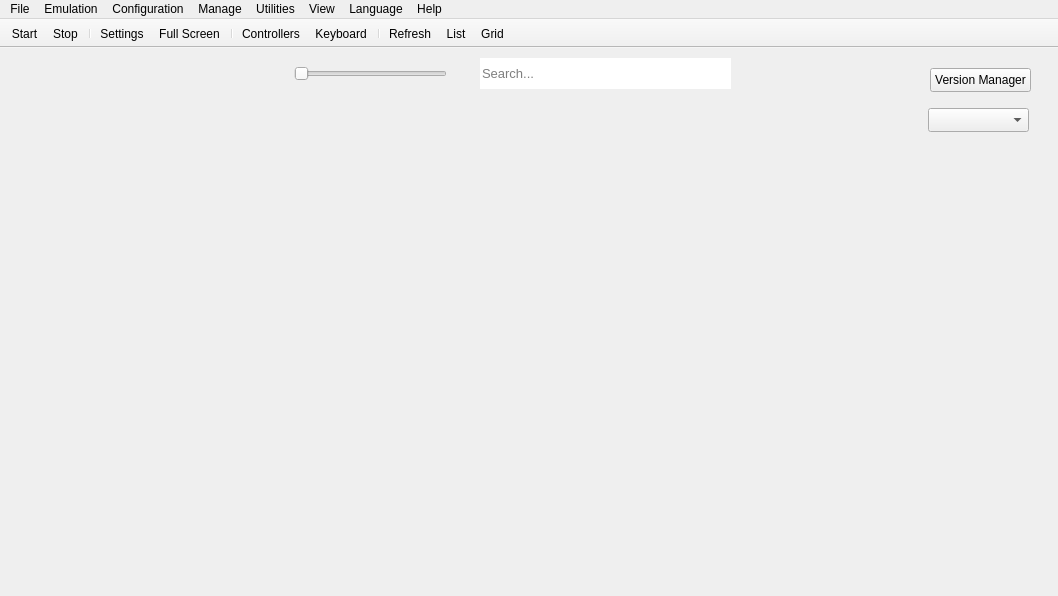
<?xml version="1.0" encoding="UTF-8"?>
<ui version="4.0">
 <class>MainWindow</class>
 <widget class="QMainWindow" name="MainWindow">
  <property name="geometry">
   <rect>
    <x>0</x>
    <y>0</y>
    <width>1058</width>
    <height>596</height>
   </rect>
  </property>
  <property name="sizePolicy">
   <sizepolicy hsizetype="Expanding" vsizetype="Expanding">
    <horstretch>0</horstretch>
    <verstretch>0</verstretch>
   </sizepolicy>
  </property>
  <property name="minimumSize">
   <size>
    <width>4</width>
    <height>0</height>
   </size>
  </property>
  <property name="windowTitle">
   <string>shadLauncher4</string>
  </property>
  <property name="autoFillBackground">
   <bool>false</bool>
  </property>
  <property name="animated">
   <bool>true</bool>
  </property>
  <property name="dockNestingEnabled">
   <bool>true</bool>
  </property>
  <property name="dockOptions">
   <set>QMainWindow::DockOption::AllowNestedDocks|QMainWindow::DockOption::AllowTabbedDocks|QMainWindow::DockOption::AnimatedDocks|QMainWindow::DockOption::GroupedDragging</set>
  </property>
  <widget class="QWidget" name="centralWidget">
   <property name="sizePolicy">
    <sizepolicy hsizetype="Expanding" vsizetype="Expanding">
     <horstretch>0</horstretch>
     <verstretch>0</verstretch>
    </sizepolicy>
   </property>
   <widget class="QLineEdit" name="mw_searchbar">
    <property name="geometry">
     <rect>
      <x>480</x>
      <y>10</y>
      <width>251</width>
      <height>31</height>
     </rect>
    </property>
    <property name="sizePolicy">
     <sizepolicy hsizetype="Expanding" vsizetype="Expanding">
      <horstretch>0</horstretch>
      <verstretch>0</verstretch>
     </sizepolicy>
    </property>
    <property name="font">
     <font>
      <pointsize>10</pointsize>
      <bold>false</bold>
     </font>
    </property>
    <property name="focusPolicy">
     <enum>Qt::FocusPolicy::ClickFocus</enum>
    </property>
    <property name="frame">
     <bool>false</bool>
    </property>
    <property name="placeholderText">
     <string>Search...</string>
    </property>
    <property name="clearButtonEnabled">
     <bool>false</bool>
    </property>
   </widget>
   <widget class="QWidget" name="sizeSliderContainer" native="true">
    <property name="geometry">
     <rect>
      <x>280</x>
      <y>10</y>
      <width>181</width>
      <height>31</height>
     </rect>
    </property>
    <property name="sizePolicy">
     <sizepolicy hsizetype="Fixed" vsizetype="Expanding">
      <horstretch>0</horstretch>
      <verstretch>0</verstretch>
     </sizepolicy>
    </property>
    <layout class="QHBoxLayout" name="sizeSliderContainer_layout">
     <property name="spacing">
      <number>0</number>
     </property>
     <property name="leftMargin">
      <number>14</number>
     </property>
     <property name="topMargin">
      <number>0</number>
     </property>
     <property name="rightMargin">
      <number>14</number>
     </property>
     <property name="bottomMargin">
      <number>0</number>
     </property>
     <item>
      <widget class="QSlider" name="sizeSlider">
       <property name="sizePolicy">
        <sizepolicy hsizetype="Expanding" vsizetype="Preferred">
         <horstretch>0</horstretch>
         <verstretch>0</verstretch>
        </sizepolicy>
       </property>
       <property name="focusPolicy">
        <enum>Qt::FocusPolicy::ClickFocus</enum>
       </property>
       <property name="autoFillBackground">
        <bool>false</bool>
       </property>
       <property name="orientation">
        <enum>Qt::Orientation::Horizontal</enum>
       </property>
       <property name="tickPosition">
        <enum>QSlider::TickPosition::NoTicks</enum>
       </property>
      </widget>
     </item>
    </layout>
   </widget>
   <widget class="QComboBox" name="versionComboBox">
    <property name="geometry">
     <rect>
      <x>928</x>
      <y>60</y>
      <width>101</width>
      <height>24</height>
     </rect>
    </property>
   </widget>
   <widget class="QPushButton" name="versionManagerButton">
    <property name="geometry">
     <rect>
      <x>930</x>
      <y>20</y>
      <width>101</width>
      <height>24</height>
     </rect>
    </property>
    <property name="text">
     <string>Version Manager</string>
    </property>
   </widget>
  </widget>
  <widget class="QMenuBar" name="menuBar">
   <property name="geometry">
    <rect>
     <x>0</x>
     <y>0</y>
     <width>1058</width>
     <height>22</height>
    </rect>
   </property>
   <property name="contextMenuPolicy">
    <enum>Qt::ContextMenuPolicy::PreventContextMenu</enum>
   </property>
   <widget class="QMenu" name="menuFile">
    <property name="title">
     <string>File</string>
    </property>
    <addaction name="install_pkg_act"/>
    <addaction name="separator"/>
    <addaction name="exitAct"/>
   </widget>
   <widget class="QMenu" name="menuEmulation">
    <property name="title">
     <string>Emulation</string>
    </property>
    <addaction name="bootGameAct"/>
    <addaction name="sysPauseAct"/>
    <addaction name="sysStopAct"/>
    <addaction name="sysRebootAct"/>
   </widget>
   <widget class="QMenu" name="menuConfiguration">
    <property name="title">
     <string>Configuration</string>
    </property>
    <addaction name="actionConfigGeneral"/>
    <addaction name="actionConfigGUI"/>
    <addaction name="actionConfigGraphics"/>
    <addaction name="actionConfigInput"/>
    <addaction name="actionConfigPaths"/>
    <addaction name="actionConfigLog"/>
    <addaction name="actionConfigDebug"/>
    <addaction name="actionConfigExperimental"/>
   </widget>
   <widget class="QMenu" name="menuManage">
    <property name="title">
     <string>Manage</string>
    </property>
    <addaction name="actionManage_Users"/>
   </widget>
   <widget class="QMenu" name="menuUtilities">
    <property name="title">
     <string>Utilities</string>
    </property>
    <addaction name="actionExport_GameList"/>
    <addaction name="actionCrypto_Key_Manager"/>
    <addaction name="actionConfigure_Hotkeys"/>
   </widget>
   <widget class="QMenu" name="menuView">
    <property name="title">
     <string>View</string>
    </property>
    <widget class="QMenu" name="menuGame_List_Icons">
     <property name="title">
      <string>Game List Icons</string>
     </property>
     <addaction name="setIconSizeTinyAct"/>
     <addaction name="setIconSizeSmallAct"/>
     <addaction name="setIconSizeMediumAct"/>
     <addaction name="setIconSizeLargeAct"/>
    </widget>
    <widget class="QMenu" name="menuGame_List_Mode">
     <property name="title">
      <string>Game List Mode</string>
     </property>
     <addaction name="setlistModeListAct"/>
     <addaction name="setlistModeGridAct"/>
    </widget>
    <addaction name="showTitleBarsAct"/>
    <addaction name="showToolBarAct"/>
    <addaction name="separator"/>
    <addaction name="showGameListAct"/>
    <addaction name="separator"/>
    <addaction name="showHiddenEntriesAct"/>
    <addaction name="separator"/>
    <addaction name="showCompatibilityInGridAct"/>
    <addaction name="separator"/>
    <addaction name="refreshGameListAct"/>
    <addaction name="menuGame_List_Mode"/>
    <addaction name="menuGame_List_Icons"/>
    <addaction name="separator"/>
    <addaction name="showLogAct"/>
   </widget>
   <widget class="QMenu" name="menuHelp">
    <property name="title">
     <string>Help</string>
    </property>
    <addaction name="separator"/>
    <addaction name="separator"/>
    <addaction name="updaterAct"/>
    <addaction name="aboutAct"/>
   </widget>
   <widget class="QMenu" name="languageMenu">
    <property name="title">
     <string>Language</string>
    </property>
    <addaction name="languageAct0"/>
   </widget>
   <addaction name="menuFile"/>
   <addaction name="menuEmulation"/>
   <addaction name="menuConfiguration"/>
   <addaction name="menuManage"/>
   <addaction name="menuUtilities"/>
   <addaction name="menuView"/>
   <addaction name="languageMenu"/>
   <addaction name="menuHelp"/>
  </widget>
  <widget class="QToolBar" name="toolBar">
   <property name="sizePolicy">
    <sizepolicy hsizetype="Preferred" vsizetype="Preferred">
     <horstretch>0</horstretch>
     <verstretch>0</verstretch>
    </sizepolicy>
   </property>
   <property name="contextMenuPolicy">
    <enum>Qt::ContextMenuPolicy::PreventContextMenu</enum>
   </property>
   <property name="windowTitle">
    <string>Show tool bar</string>
   </property>
   <property name="movable">
    <bool>false</bool>
   </property>
   <property name="allowedAreas">
    <set>Qt::ToolBarArea::TopToolBarArea</set>
   </property>
   <property name="iconSize">
    <size>
     <width>30</width>
     <height>30</height>
    </size>
   </property>
   <property name="toolButtonStyle">
    <enum>Qt::ToolButtonStyle::ToolButtonTextUnderIcon</enum>
   </property>
   <property name="floatable">
    <bool>false</bool>
   </property>
   <attribute name="toolBarArea">
    <enum>TopToolBarArea</enum>
   </attribute>
   <attribute name="toolBarBreak">
    <bool>false</bool>
   </attribute>
   <addaction name="toolbar_start"/>
   <addaction name="toolbar_stop"/>
   <addaction name="separator"/>
   <addaction name="toolbar_config"/>
   <addaction name="toolbar_fullscreen"/>
   <addaction name="separator"/>
   <addaction name="toolbar_controls"/>
   <addaction name="toolbar_keyboard"/>
   <addaction name="separator"/>
   <addaction name="toolbar_refresh"/>
   <addaction name="toolbar_list"/>
   <addaction name="toolbar_grid"/>
  </widget>
  <action name="bootGameAct">
   <property name="icon">
    <iconset resource="../shadLauncher4.qrc">
     <normaloff>:/images/play.png</normaloff>:/images/play.png</iconset>
   </property>
   <property name="text">
    <string>Run Game</string>
   </property>
   <property name="toolTip">
    <string>Start emulation</string>
   </property>
  </action>
  <action name="sysPauseAct">
   <property name="enabled">
    <bool>true</bool>
   </property>
   <property name="icon">
    <iconset resource="../shadLauncher4.qrc">
     <normaloff>:/images/pause.png</normaloff>:/images/pause.png</iconset>
   </property>
   <property name="text">
    <string>Pause</string>
   </property>
   <property name="toolTip">
    <string>Pause emulation</string>
   </property>
  </action>
  <action name="sysStopAct">
   <property name="enabled">
    <bool>true</bool>
   </property>
   <property name="icon">
    <iconset resource="../shadLauncher4.qrc">
     <normaloff>:/images/stop.png</normaloff>:/images/stop.png</iconset>
   </property>
   <property name="text">
    <string>Stop</string>
   </property>
   <property name="toolTip">
    <string>Stop emulation</string>
   </property>
  </action>
  <action name="actionConfigGUI">
   <property name="text">
    <string>GUI</string>
   </property>
   <property name="toolTip">
    <string>Configure GUI settings</string>
   </property>
  </action>
  <action name="exitAct">
   <property name="text">
    <string>Exit</string>
   </property>
   <property name="toolTip">
    <string>Exit shadLauncher4</string>
   </property>
   <property name="statusTip">
    <string>Exit the application.</string>
   </property>
  </action>
  <action name="actionManage_Users">
   <property name="text">
    <string>User Accounts</string>
   </property>
   <property name="toolTip">
    <string>Manage user accounts</string>
   </property>
  </action>
  <action name="aboutAct">
   <property name="icon">
    <iconset theme="QIcon::ThemeIcon::HelpAbout"/>
   </property>
   <property name="text">
    <string>About shadLauncher4</string>
   </property>
  </action>
  <action name="showGameListAct">
   <property name="checkable">
    <bool>true</bool>
   </property>
   <property name="text">
    <string>Show Game List</string>
   </property>
  </action>
  <action name="showToolBarAct">
   <property name="checkable">
    <bool>true</bool>
   </property>
   <property name="text">
    <string>Show Tool Bar</string>
   </property>
  </action>
  <action name="showCompatibilityInGridAct">
   <property name="checkable">
    <bool>true</bool>
   </property>
   <property name="text">
    <string>Show Game Compatibility in Grid Mode</string>
   </property>
  </action>
  <action name="refreshGameListAct">
   <property name="text">
    <string>Game List Refresh</string>
   </property>
  </action>
  <action name="setIconSizeTinyAct">
   <property name="checkable">
    <bool>true</bool>
   </property>
   <property name="text">
    <string>Tiny</string>
   </property>
  </action>
  <action name="setIconSizeSmallAct">
   <property name="checkable">
    <bool>true</bool>
   </property>
   <property name="checked">
    <bool>true</bool>
   </property>
   <property name="text">
    <string>Small</string>
   </property>
  </action>
  <action name="setIconSizeMediumAct">
   <property name="checkable">
    <bool>true</bool>
   </property>
   <property name="text">
    <string>Medium</string>
   </property>
  </action>
  <action name="setIconSizeLargeAct">
   <property name="checkable">
    <bool>true</bool>
   </property>
   <property name="text">
    <string>Large</string>
   </property>
  </action>
  <action name="setlistModeListAct">
   <property name="checkable">
    <bool>true</bool>
   </property>
   <property name="checked">
    <bool>true</bool>
   </property>
   <property name="text">
    <string>List View</string>
   </property>
  </action>
  <action name="setlistModeGridAct">
   <property name="checkable">
    <bool>true</bool>
   </property>
   <property name="text">
    <string>Grid View</string>
   </property>
  </action>
  <action name="sysRebootAct">
   <property name="enabled">
    <bool>true</bool>
   </property>
   <property name="icon">
    <iconset resource="../shadLauncher4.qrc">
     <normaloff>:/images/restart.png</normaloff>:/images/restart.png</iconset>
   </property>
   <property name="text">
    <string>Restart</string>
   </property>
  </action>
  <action name="toolbar_start">
   <property name="icon">
    <iconset resource="../shadLauncher4.qrc">
     <normaloff>:/images/play.png</normaloff>:/images/play.png</iconset>
   </property>
   <property name="text">
    <string>Start</string>
   </property>
   <property name="toolTip">
    <string>Start emulation</string>
   </property>
  </action>
  <action name="toolbar_stop">
   <property name="icon">
    <iconset resource="../shadLauncher4.qrc">
     <normaloff>:/images/stop.png</normaloff>:/images/stop.png</iconset>
   </property>
   <property name="text">
    <string>Stop</string>
   </property>
   <property name="toolTip">
    <string>Stop emulation</string>
   </property>
  </action>
  <action name="toolbar_config">
   <property name="icon">
    <iconset resource="../shadLauncher4.qrc">
     <normaloff>:/images/settings.png</normaloff>:/images/settings.png</iconset>
   </property>
   <property name="text">
    <string>Settings</string>
   </property>
   <property name="toolTip">
    <string>Configure the emulator</string>
   </property>
  </action>
  <action name="toolbar_controls">
   <property name="icon">
    <iconset resource="../shadLauncher4.qrc">
     <normaloff>:/images/controllers.png</normaloff>:/images/controllers.png</iconset>
   </property>
   <property name="text">
    <string>Controllers</string>
   </property>
   <property name="toolTip">
    <string>Configure controls</string>
   </property>
  </action>
  <action name="toolbar_fullscreen">
   <property name="icon">
    <iconset resource="../shadLauncher4.qrc">
     <normaloff>:/images/fullscreen.png</normaloff>:/images/fullscreen.png</iconset>
   </property>
   <property name="text">
    <string>Full Screen</string>
   </property>
   <property name="toolTip">
    <string>Toggle fullscreen</string>
   </property>
  </action>
  <action name="toolbar_list">
   <property name="icon">
    <iconset resource="../shadLauncher4.qrc">
     <normaloff>:/images/list.png</normaloff>:/images/list.png</iconset>
   </property>
   <property name="text">
    <string>List</string>
   </property>
   <property name="toolTip">
    <string>Switch to list mode</string>
   </property>
  </action>
  <action name="toolbar_grid">
   <property name="icon">
    <iconset resource="../shadLauncher4.qrc">
     <normaloff>:/images/grid.png</normaloff>:/images/grid.png</iconset>
   </property>
   <property name="text">
    <string>Grid</string>
   </property>
   <property name="toolTip">
    <string>Switch to grid mode</string>
   </property>
  </action>
  <action name="toolbar_refresh">
   <property name="icon">
    <iconset resource="../shadLauncher4.qrc">
     <normaloff>:/images/refresh.png</normaloff>:/images/refresh.png</iconset>
   </property>
   <property name="text">
    <string>Refresh</string>
   </property>
   <property name="toolTip">
    <string>Refresh gamelist</string>
   </property>
  </action>
  <action name="showHiddenEntriesAct">
   <property name="checkable">
    <bool>true</bool>
   </property>
   <property name="text">
    <string>Show Hidden Entries</string>
   </property>
  </action>
  <action name="install_pkg_act">
   <property name="text">
    <string>Install Packages (PKG)</string>
   </property>
   <property name="toolTip">
    <string>Install application from a .pkg file</string>
   </property>
  </action>
  <action name="showTitleBarsAct">
   <property name="checkable">
    <bool>true</bool>
   </property>
   <property name="text">
    <string>Show Title Bars</string>
   </property>
  </action>
  <action name="languageAct0">
   <property name="checkable">
    <bool>true</bool>
   </property>
   <property name="text">
    <string>English</string>
   </property>
  </action>
  <action name="showCustomIconsAct">
   <property name="checkable">
    <bool>true</bool>
   </property>
   <property name="checked">
    <bool>true</bool>
   </property>
   <property name="text">
    <string>Show Custom Icons</string>
   </property>
  </action>
  <action name="playHoverGifsAct">
   <property name="checkable">
    <bool>true</bool>
   </property>
   <property name="checked">
    <bool>true</bool>
   </property>
   <property name="text">
    <string>Play Hover Gifs</string>
   </property>
  </action>
  <action name="actionPreferGameDataIcons">
   <property name="checkable">
    <bool>true</bool>
   </property>
   <property name="text">
    <string>Prefer Game Data Icons</string>
   </property>
  </action>
  <action name="actionExport_GameList">
   <property name="text">
    <string>Export GameList</string>
   </property>
  </action>
  <action name="actionConfigGeneral">
   <property name="text">
    <string>General</string>
   </property>
  </action>
  <action name="actionConfigGraphics">
   <property name="text">
    <string>Graphics</string>
   </property>
  </action>
  <action name="actionConfigInput">
   <property name="text">
    <string>Input</string>
   </property>
  </action>
  <action name="actionConfigPaths">
   <property name="text">
    <string>Paths</string>
   </property>
  </action>
  <action name="actionConfigDebug">
   <property name="text">
    <string>Debug</string>
   </property>
  </action>
  <action name="actionConfigExperimental">
   <property name="text">
    <string>Experimental</string>
   </property>
  </action>
  <action name="actionConfigLog">
   <property name="text">
    <string>Log</string>
   </property>
  </action>
  <action name="actionCrypto_Key_Manager">
   <property name="text">
    <string>Crypto Key Manager</string>
   </property>
  </action>
  <action name="showLogAct">
   <property name="checkable">
    <bool>true</bool>
   </property>
   <property name="checked">
    <bool>false</bool>
   </property>
   <property name="text">
    <string>Show Game Log</string>
   </property>
   <property name="toolTip">
    <string>Show Game Log</string>
   </property>
  </action>
  <action name="toolbar_keyboard">
   <property name="icon">
    <iconset resource="../shadLauncher4.qrc">
     <normaloff>:/images/keyboard_icon.png</normaloff>:/images/keyboard_icon.png</iconset>
   </property>
   <property name="text">
    <string>Keyboard</string>
   </property>
   <property name="toolTip">
    <string>Configure Keyboard and Mouse</string>
   </property>
   <property name="menuRole">
    <enum>QAction::MenuRole::NoRole</enum>
   </property>
  </action>
  <action name="actionConfigure_Hotkeys">
   <property name="text">
    <string>Configure Hotkeys</string>
   </property>
  </action>
  <action name="updaterAct">
   <property name="icon">
    <iconset theme="QIcon::ThemeIcon::GoDown"/>
   </property>
   <property name="text">
    <string>Check for Updates</string>
   </property>
  </action>
 </widget>
 <layoutdefault spacing="6" margin="11"/>
 <resources>
  <include location="../shadLauncher4.qrc"/>
 </resources>
 <connections/>
</ui>
